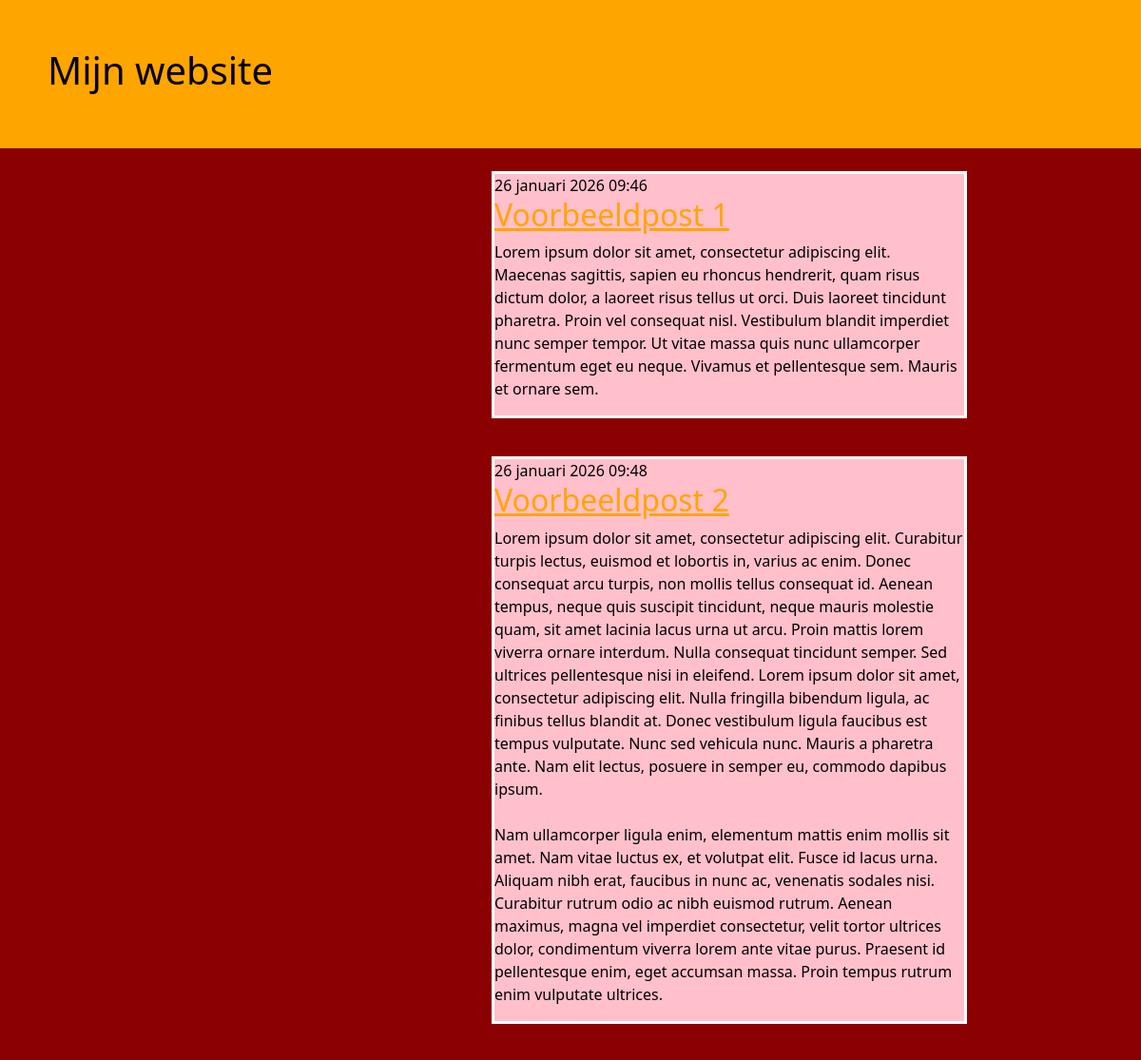
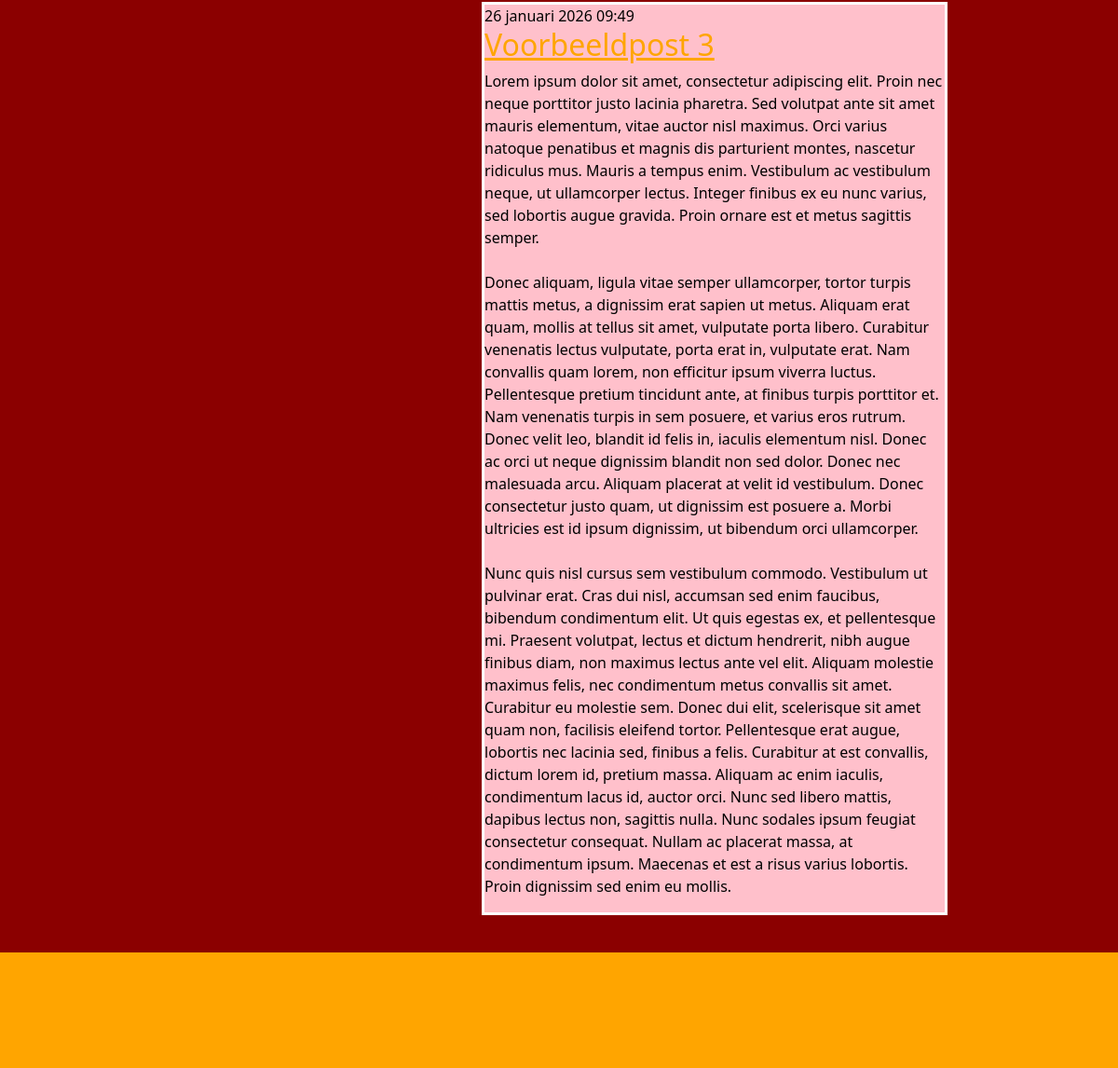
The page / on the database its author committed (2 pictures, top to bottom).
### blog/models.py (models this page shows, shortened)
class Post(models.Model):
    author = models.ForeignKey(settings.AUTH_USER_MODEL, on_delete=models.CASCADE)
    title = models.CharField(max_length=200)
    text = models.TextField()
    created_date = models.DateTimeField(default=timezone.now)
    published_date = models.DateTimeField(blank=True, null=True)

### blog/views.py (the view)
# urls.py: path('', views.post_list, name='post_list'),
def post_list(request):
    posts = Post.objects.filter(published_date__lte=timezone.now()).order_by('published_date')
    return render(request, 'blog/post_list.html', {'posts': posts})

### blog/templates/blog/post_list.html (shortened to what this page needs)
{% load static %}
<!DOCTYPE html>
<html lang="en">
    <head>
        <link href="https://cdn.jsdelivr.net/npm/bootstrap@5.3.8/dist/css/bootstrap.min.css" rel="stylesheet">
        <link rel="stylesheet" href="{% static 'css/stijl.css' %}">
    </head>
    <body>
        <header>
            <h1>Mijn website</h1>
        </header>
        <br>
        <div class="container text-center">
            <div class="row">
                <div class="col-12 col-md-5">
                </div>
                <div class="col-12 col-md-4">
                    {% block content %}
                    {% for post in posts %}
                    <article class="post">
                        <time class="date">
                            {{ post.published_date }}
                        </time>
                        <h2><a href="">{{ post.title }}</a></h2>
                        <p>{{ post.text|linebreaksbr }}</p>
                    </article>
                    {% endfor %}
                    {% endblock %}
                </div>
                <div class="col-12 col-md-3">
                </div>
            </div>
        </div>
        <footer>
            <br>
        </footer>
    </body>
</html>

### blog/static/css/stijl.css (style rules this page uses)
body { background-color: darkred; color: black; }
header { background-color: orange; padding: 50px 50px 50px 50px; }
footer { background-color: orange; padding: 50px 50px 50px 50px; }
article { background-color: pink; }
.post { border-color: white; }
h1 { color: black; }
a { color: orange; }
article { width: 500px; margin-bottom: 40px; border: 3px solid red; text-align: left; }

### rows shown on the page
Post: published_date "26 januari 2026 09:46", title "Voorbeeldpost 1", text "Lorem ipsum dolor sit amet, consectetur adipiscing elit. Maecenas sagittis, sapien eu rhoncus hendrerit, quam risus dictum dolor, a laoreet risus tellus ut orci. Duis laoreet tincidunt pharetra. Proin vel consequat nisl. Vestibulum blandit imperdiet nunc semper tempor. Ut vitae massa quis nunc ullamcorper fermentum eget eu neque. Vivamus et pellentesque sem. Mauris et ornare sem."
Post: published_date "26 januari 2026 09:48", title "Voorbeeldpost 2", text "Lorem ipsum dolor sit amet, consectetur adipiscing elit. Curabitur turpis lectus, euismod et lobortis in, varius ac enim. Donec consequat arcu turpis, non mollis tellus consequat id. Aenean tempus, neque quis suscipit tincidunt, neque mauris molestie quam, sit amet lacinia lacus urna ut arcu. Proin mattis lorem viverra ornare interdum. Nulla consequat tincidunt semper. Sed ultrices pellentesque nisi in eleifend. Lorem ipsum dolor sit amet, consectetur adipiscing elit. Nulla fringilla bibendum ligula, ac finibus tellus blandit at. Donec vestibulum ligula faucibus est tempus vulputate. Nunc sed vehicula nunc. Mauris a pharetra ante. Nam elit lectus, posuere in semper eu, commodo dapibus…"
Post: published_date "26 januari 2026 09:49", title "Voorbeeldpost 3", text "Lorem ipsum dolor sit amet, consectetur adipiscing elit. Proin nec neque porttitor justo lacinia pharetra. Sed volutpat ante sit amet mauris elementum, vitae auctor nisl maximus. Orci varius natoque penatibus et magnis dis parturient montes, nascetur ridiculus mus. Mauris a tempus enim. Vestibulum ac vestibulum neque, ut ullamcorper lectus. Integer finibus ex eu nunc varius, sed lobortis augue gravida. Proin ornare est et metus sagittis semper. Donec aliquam, ligula vitae semper ullamcorper, tortor turpis mattis metus, a dignissim erat sapien ut metus. Aliquam erat quam, mollis at tellus sit amet, vulputate porta libero. Curabitur venenatis lectus vulputate, porta erat in, vulputate erat.…"
